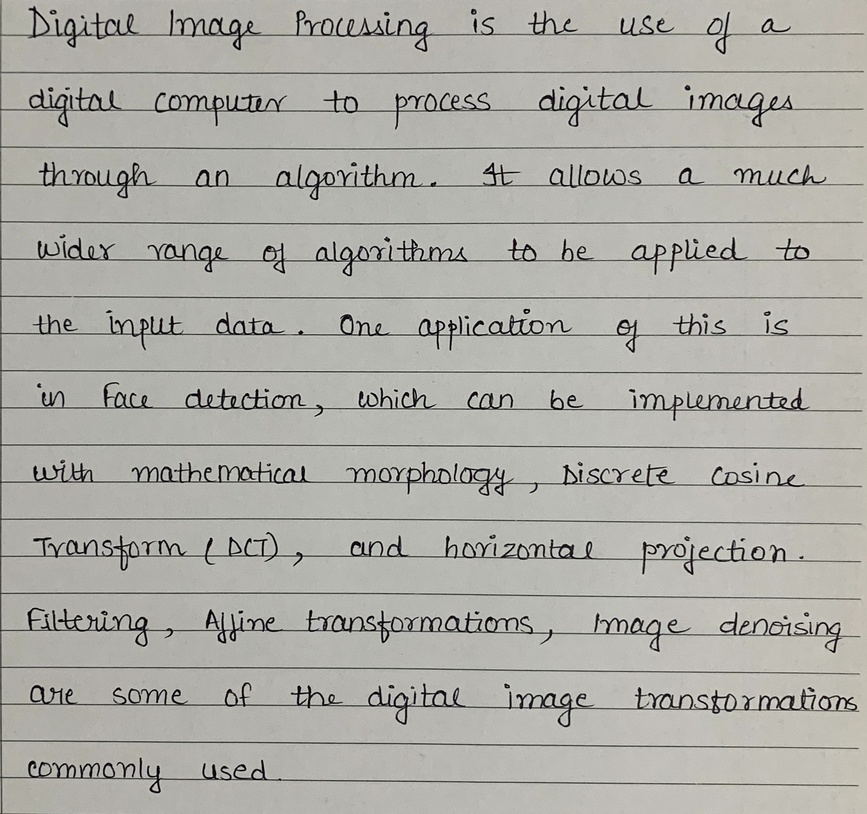
#> input picture img2.jpg, 867 x 814 px, shrunk from 2256 x 2118 before the run
$ python -i pageBordering.py   (imports and definitions only)
#> lines starting #> are read from the running program, lines starting #| are printed output that depends on the picture; after the words box and inside, x2 and y2 are one past the last pixel; in counts of white or black regions, pixels touching at a corner belong together
#> further down, picture is the input picture: shape (814, 867, 3); mean B, G, R 167.1, 172.9, 173.8
import numpy as np
import cv2


# [46 lines left out: function page_border, not called in this run]


'''

All following functions are currently unused in this implementation.
They are only being kept here for reference and future experimentation.

'''

def page_border_alternative(img):
    gray = cv2.cvtColor(img, cv2.COLOR_BGR2GRAY)
    gaussian_blurred = cv2.GaussianBlur(gray, (5, 5), 0)
    thresh = cv2.threshold(
        gaussian_blurred, 0, 255, cv2.THRESH_BINARY + cv2.THRESH_OTSU)[1]
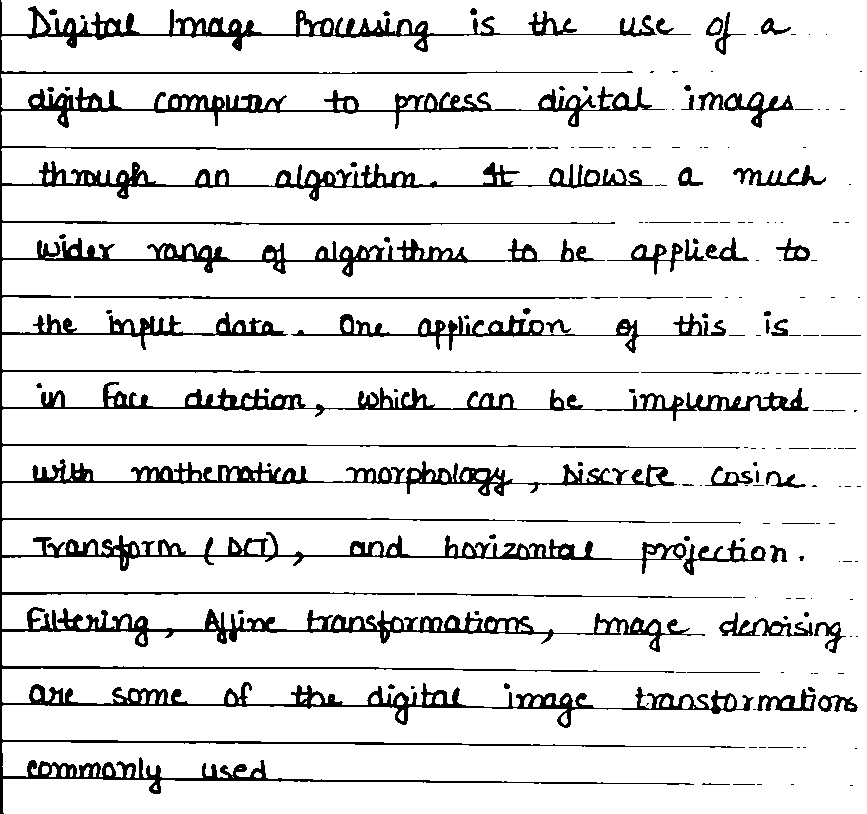
#> thresh: shape (814, 867); 88.6% white; 194 black regions (119 under 20 px)

    # Find contours and sort for largest contour
    cnts = cv2.findContours(
        thresh, cv2.RETR_EXTERNAL, cv2.CHAIN_APPROX_SIMPLE)
#> cnts = 264 contours, 82 with area under 20; largest, box (x1, y1, x2, y2) and area: (1, 0, 867, 814) 610366, (247, 542, 261, 555) 133, (650, 469, 663, 484) 98, (36, 16, 47, 34) 98, (646, 547, 664, 559) 93
    cnts = cnts[0] if len(cnts) == 2 else cnts[1]
    cnts = sorted(cnts, key=cv2.contourArea, reverse=True)

    status = -1
    for c in cnts:
        x, y, w, h = cv2.boundingRect(c)

        # Check if the contour starts on any border and is sufficiently large
        if x == 0 and y == 0 and w > self.img.shape[1]//2 and h > self.img.shape[0]//2:
            status = 1
            break

        # If the contour starts on any border and is sufficiently large
        if x+w == self.img.shape[1] and y+h == self.img.shape[0] and w > self.img.shape[1]//2 and h > self.img.shape[0]//2:
            status = 2
            break

        # If the area is essentially the whole page, it probably isn't the page
        if h*w > 0.97*self.img.shape[0]*self.img.shape[1]:
            status = 3
            break

        # Perform contour approximation
        peri = cv2.arcLength(c, True)
        approx = cv2.approxPolyDP(c, 0.02 * peri, True)

        # Check if a rectangle
        if len(approx) == 4:
            status = 0
            display_cnt = approx.reshape(4, 2)

            x1 = display_cnt[0][0] if (display_cnt[0][0] > display_cnt[1][0]) else display_cnt[1][0]
            y1 = display_cnt[0][1] if (display_cnt[0][1] > display_cnt[3][1]) else display_cnt[3][1]

            x2 = display_cnt[2][0] if (display_cnt[2][0] < display_cnt[3][0]) else display_cnt[3][0]
            y2 = display_cnt[1][1] if (display_cnt[1][1] < display_cnt[2][1]) else display_cnt[2][1]

            # Alternative way to border the page
            # This transforms the perspective, but doesn't border very well...
            from imutils.perspective import four_point_transform
            img = four_point_transform(img, display_cnt)
            break
#> this loop made 1 pass
#> (x, y, w, h) on pass 1: (1, 0, 866, 814)

    return status, img

# ==============================================================================
# The following functions are used to crop a border based on line intersections
# ==============================================================================


# Get the distance between two points
def point_distance(point1, point2):
    return math.sqrt(math.pow(point1[0] - point2[0], 2) + math.pow(point1[1] - point2[1], 2))

# Calculate the intersection of two lines
# [122 lines left out: functions line_intersection, corner_distances, crop_additional_border, not called in this run]

>>> import cv2
>>> picture = cv2.imread('img2.jpg')
#> (the run stopped early here; a loop or call above may not have finished)
